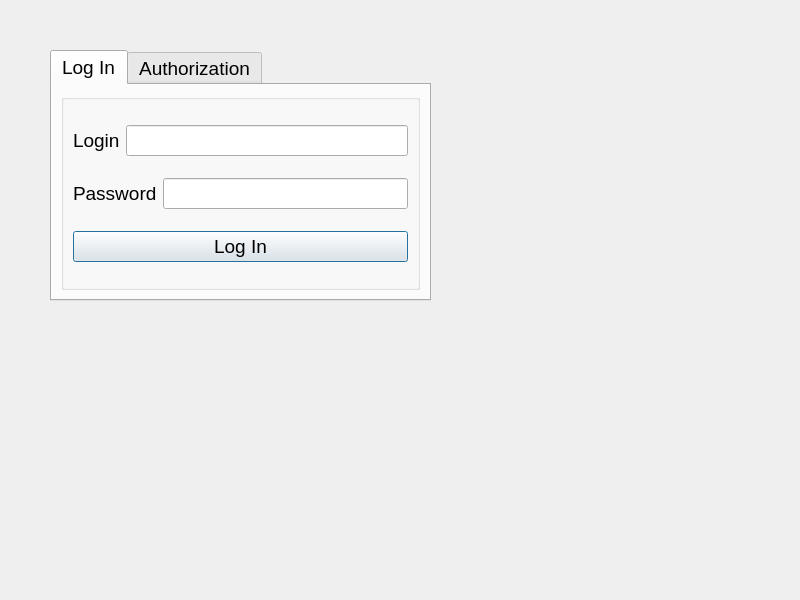
<?xml version="1.0" encoding="UTF-8"?>
<ui version="4.0">
 <class>Dialog</class>
 <widget class="QDialog" name="Dialog">
  <property name="geometry">
   <rect>
    <x>0</x>
    <y>0</y>
    <width>800</width>
    <height>600</height>
   </rect>
  </property>
  <property name="windowTitle">
   <string>Dialog</string>
  </property>
  <widget class="QTabWidget" name="tabWidget">
   <property name="geometry">
    <rect>
     <x>50</x>
     <y>50</y>
     <width>381</width>
     <height>251</height>
    </rect>
   </property>
   <property name="font">
    <font>
     <pointsize>14</pointsize>
    </font>
   </property>
   <property name="currentIndex">
    <number>0</number>
   </property>
   <widget class="QWidget" name="widget">
    <attribute name="title">
     <string>Log In</string>
    </attribute>
    <layout class="QVBoxLayout" name="verticalLayout_3">
     <item>
      <widget class="QGroupBox" name="groupBox">
       <property name="font">
        <font>
         <pointsize>20</pointsize>
        </font>
       </property>
       <property name="title">
        <string/>
       </property>
       <layout class="QVBoxLayout" name="verticalLayout">
        <item>
         <layout class="QHBoxLayout" name="horizontalLayout">
          <item>
           <widget class="QLabel" name="label">
            <property name="font">
             <font>
              <pointsize>14</pointsize>
             </font>
            </property>
            <property name="text">
             <string>Login</string>
            </property>
           </widget>
          </item>
          <item>
           <widget class="QLineEdit" name="login">
            <property name="font">
             <font>
              <pointsize>14</pointsize>
             </font>
            </property>
           </widget>
          </item>
         </layout>
        </item>
        <item>
         <layout class="QHBoxLayout" name="horizontalLayout_2">
          <item>
           <widget class="QLabel" name="label_2">
            <property name="font">
             <font>
              <pointsize>14</pointsize>
             </font>
            </property>
            <property name="text">
             <string>Password</string>
            </property>
           </widget>
          </item>
          <item>
           <widget class="QLineEdit" name="password">
            <property name="font">
             <font>
              <pointsize>14</pointsize>
             </font>
            </property>
           </widget>
          </item>
         </layout>
        </item>
        <item>
         <widget class="QPushButton" name="pushButton">
          <property name="font">
           <font>
            <pointsize>14</pointsize>
           </font>
          </property>
          <property name="text">
           <string>Log In</string>
          </property>
         </widget>
        </item>
       </layout>
      </widget>
     </item>
    </layout>
   </widget>
   <widget class="QWidget" name="tab_2">
    <attribute name="title">
     <string>Authorization</string>
    </attribute>
    <widget class="QGroupBox" name="groupBox_2">
     <property name="geometry">
      <rect>
       <x>10</x>
       <y>10</y>
       <width>361</width>
       <height>191</height>
      </rect>
     </property>
     <property name="font">
      <font>
       <pointsize>20</pointsize>
      </font>
     </property>
     <property name="title">
      <string/>
     </property>
     <layout class="QVBoxLayout" name="verticalLayout_2">
      <item>
       <layout class="QHBoxLayout" name="horizontalLayout_4">
        <item>
         <widget class="QLabel" name="label_3">
          <property name="font">
           <font>
            <pointsize>14</pointsize>
           </font>
          </property>
          <property name="text">
           <string>Login</string>
          </property>
         </widget>
        </item>
        <item>
         <widget class="QLineEdit" name="lineEdit_3">
          <property name="font">
           <font>
            <pointsize>14</pointsize>
           </font>
          </property>
         </widget>
        </item>
       </layout>
      </item>
      <item>
       <layout class="QHBoxLayout" name="horizontalLayout_5">
        <item>
         <widget class="QLabel" name="label_4">
          <property name="font">
           <font>
            <pointsize>14</pointsize>
           </font>
          </property>
          <property name="text">
           <string>Password</string>
          </property>
         </widget>
        </item>
        <item>
         <widget class="QLineEdit" name="lineEdit_4">
          <property name="font">
           <font>
            <pointsize>14</pointsize>
           </font>
          </property>
         </widget>
        </item>
       </layout>
      </item>
      <item>
       <widget class="QPushButton" name="pushButton_2">
        <property name="font">
         <font>
          <pointsize>14</pointsize>
         </font>
        </property>
        <property name="text">
         <string>Authorization</string>
        </property>
       </widget>
      </item>
     </layout>
    </widget>
   </widget>
  </widget>
 </widget>
 <resources/>
 <connections/>
</ui>
